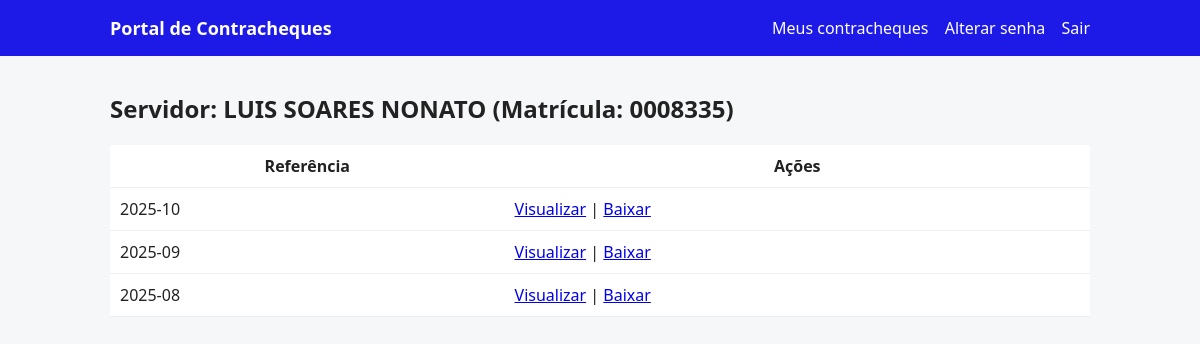
The page /dashboard (signed in) on the database as committed earlier.
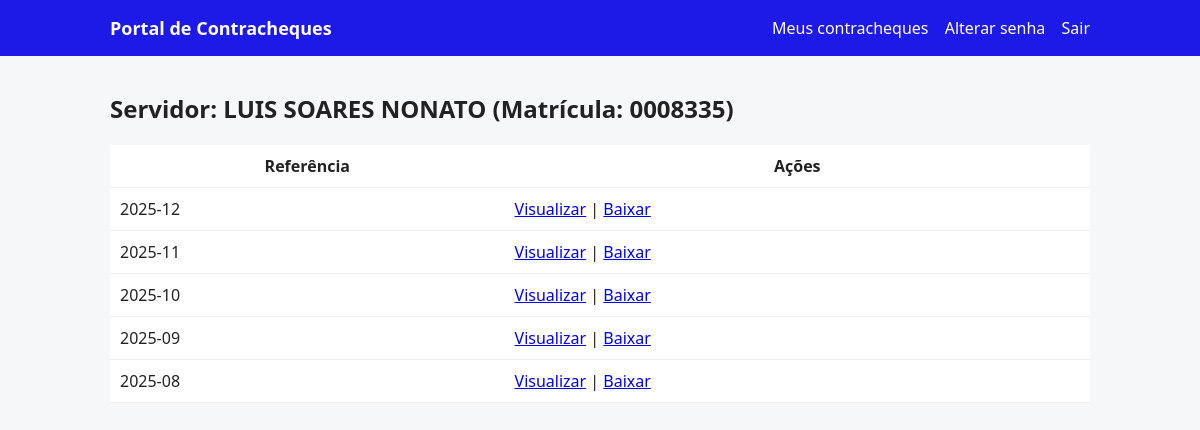
The same page on the database as committed later.
### tables this page shows
CREATE TABLE users (
    id INTEGER PRIMARY KEY AUTOINCREMENT,
    matricula TEXT NOT NULL UNIQUE,
    nome TEXT,
    password_hash TEXT NOT NULL,
    must_change_password INTEGER NOT NULL DEFAULT 1
);

CREATE TABLE payslips (
    id INTEGER PRIMARY KEY AUTOINCREMENT,
    user_id INTEGER NOT NULL,
    referencia TEXT NOT NULL,
    file_path TEXT NOT NULL,
    UNIQUE(user_id, referencia),
    FOREIGN KEY (user_id) REFERENCES users(id) ON DELETE CASCADE
);

### app_sqlite.py (the view)
@app.route("/dashboard")
@login_required
def dashboard():
    uid = current_user_id()
    conn = get_db()
    cur = conn.cursor()
    cur.execute("SELECT matricula, COALESCE(nome,'') FROM users WHERE id=?", (uid,))
    row = cur.fetchone()
    matricula = row[0] if row else ""
    nome = row[1] or "Nome não cadastrado"
    cur.execute(
        """
        SELECT referencia, file_path
        FROM payslips
        WHERE user_id=?
        ORDER BY (referencia IS NULL) ASC, referencia DESC, id DESC
        """,
        (uid,)
    )
    payslips = cur.fetchall()
    cur.close()
    conn.close()
    normalized = []
    for ref, file_path in payslips:
        abs_path = _normalize_to_abs(file_path)
        normalized.append({
            "referencia": ref or "sem-ref",
            "abs_path": abs_path
        })
    return render_template("dashboard.html",
                           payslips=normalized,
                           matricula=matricula,
                           nome=nome)

### app_sqlite.py (called while the page is built)
def get_db():
    conn = sqlite3.connect(DB_PATH)
    conn.row_factory = sqlite3.Row
    conn.execute("PRAGMA journal_mode=WAL;")
    conn.execute("PRAGMA synchronous=NORMAL;")
    conn.execute("PRAGMA foreign_keys=ON;")
    return conn

def _normalize_to_abs(p: str) -> str:
    p = (p or "").replace("\\", "/")
    P = Path(p)
    if not P.is_absolute():
        P = Path(os.getcwd()) / P
    return str(P.resolve())

def current_user_id():
    return session.get("user_id")

def login_required(fn):
    from functools import wraps
    @wraps(fn)
    def wrapper(*args, **kwargs):
        if not current_user_id():
            return redirect(url_for("login"))
        return fn(*args, **kwargs)
    return wrapper

### templates/dashboard.html
{% extends "base.html" %}
{% block content %}
<h2>Servidor: {{ nome }} (Matrícula: {{ matricula }})</h2>
{% if payslips %}
<table class="table">
  <thead>
    <tr>
      <th>Referência</th>
      <th>Ações</th>
    </tr>
  </thead>
  <tbody>
  {% for p in payslips %}
    <tr>
      <td>{{ p.referencia }}</td>
      <td>
        <a href="{{ url_for('view_pdf', path=p.abs_path) }}" target="_blank">Visualizar</a> |
        <a href="{{ url_for('download_pdf', path=p.abs_path) }}">Baixar</a>
      </td>
    </tr>
  {% endfor %}
  </tbody>
</table>
{% else %}
<p>Não há contracheques disponíveis.</p>
{% endif %}
{% endblock %}

### templates/base.html (shortened to what this page needs)
<!doctype html>
<html lang="pt-br">
<head>
  <link href="{{ url_for('static', filename='style.css') }}" rel="stylesheet">
</head>
<body>
  <header class="topbar">
    <div class="container">
      <h1>Portal de Contracheques</h1>
      {% if session.user_id %}
      <nav>
        <a href="{{ url_for('dashboard') }}">Meus contracheques</a>
        <a href="{{ url_for('change_password') }}">Alterar senha</a>
        <a href="{{ url_for('logout') }}">Sair</a>
      </nav>
      {% endif %}
    </div>
  </header>
  <main class="container">
    {% block content %}{% endblock %}
  </main>
</body>
</html>

### static/style.css (style rules this page uses)
body { font-family: system-ui, -apple-system, "Segoe UI", Roboto, Arial, sans-serif; margin:0; background:#f6f7f9; color:#222; }
.container { max-width: 980px; margin: 0 auto; padding: 16px; }
.topbar { background: rgb(29, 25, 231); color: #fff; }
.topbar .container { display:flex; align-items:center; justify-content:space-between; }
.topbar h1 { font-size: 18px; margin: 0; }
.topbar nav a { color: #fff; margin-left: 12px; text-decoration: none; }
.table { width:100%; border-collapse: collapse; background:#fff; }
.table th, .table td { padding:10px; border-bottom:1px solid #eee; }

Rows that differ between the two databases and show on the page:
added payslips: referencia "2025-12"
added payslips: referencia "2025-11"
